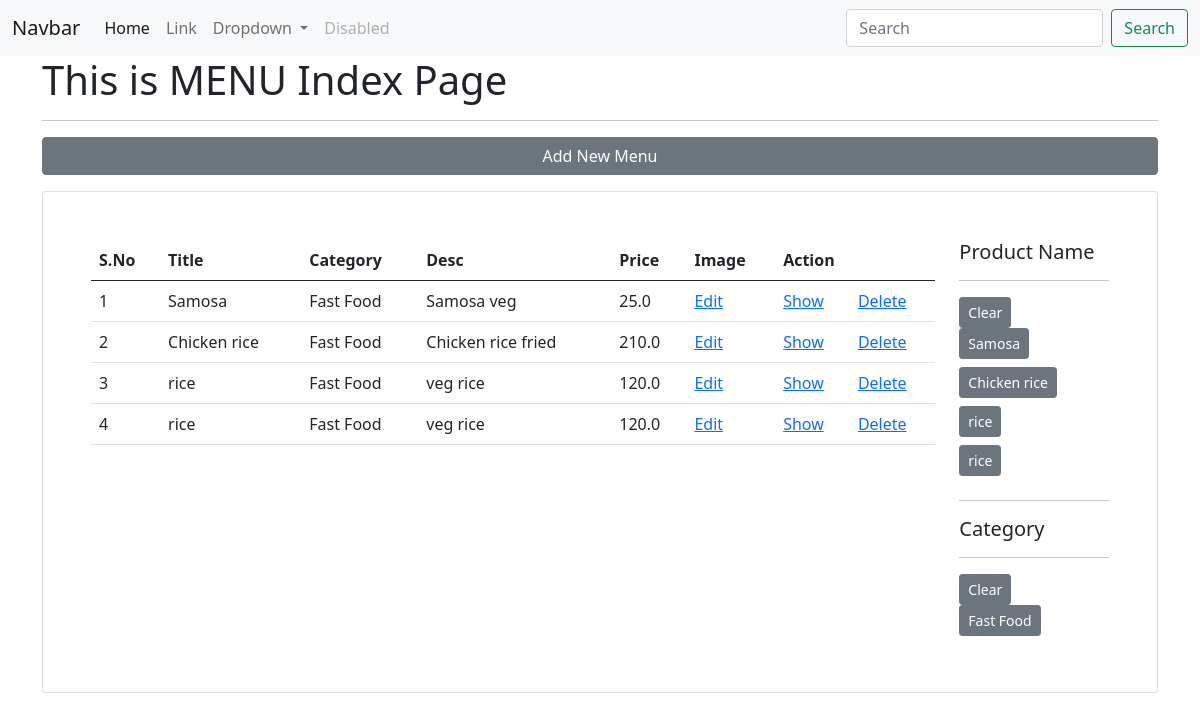
/menu/ (signed in), run on an earlier commit of the app's database.
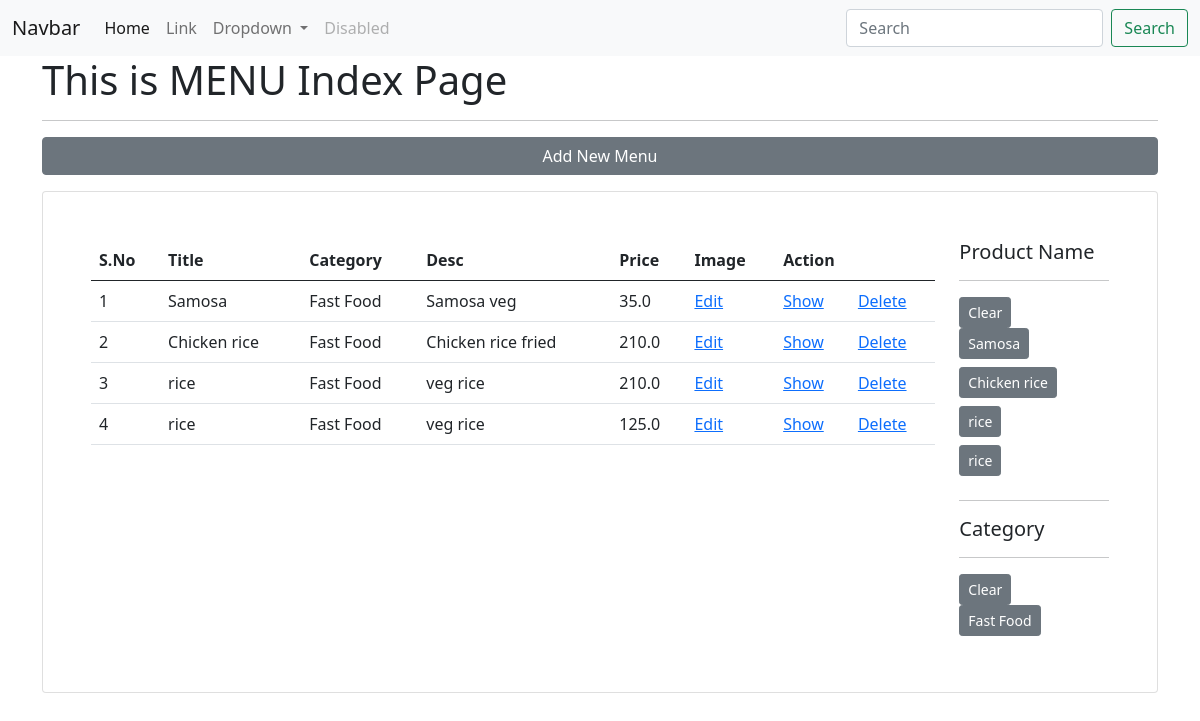
And on a later commit of the database.
### app_restro/models.py (models this page shows, shortened)
class Menu(models.Model):
    menu_title = models.CharField(max_length=50)
    category_id = models.ForeignKey(Category, on_delete=models.CASCADE)
    menu_desc = models.CharField(max_length=200)
    menu_img = models.FileField(upload_to="menu/images/", blank=True)
    menu_ingredient = models.CharField(max_length=200)
    menu_price = models.FloatField()
    class Meta:
        db_table = "app_menus"

class Category(models.Model):
    category_name = models.CharField(max_length=50)
    class Meta:
        db_table = "app_categories"

### app_restro/views.py (the view)
# urls.py: path('menu/', views.menu_index, name='menu-list'),
@login_required(login_url='/authentication/login')
def menu_index(request):
    data = Menu.objects.all()
    categories = Category.objects.all()
    context = {"data": data, "categories": categories}
    if request.method == 'POST':
        if request.POST.get('id') is not None:
            filter_list = Menu.objects.filter(id=request.POST.get('id'))
        if request.POST.get('category_id') is not None:
            filter_list = Menu.objects.filter(category_id=request.POST.get('category_id'))
        context.update({"data":filter_list})
    return render(request, 'menus/index.html', context)

### templates/menus/index.html (shortened to what this page needs)
{% extends "layouts/master.html" %}
{% block content %}
<div class="container">
    <h1>This is MENU Index Page</h1>
    <hr>
    <a href="{% url 'menu-add' %}" class="btn btn-secondary col-12 mb-3">Add New Menu</a>
    <div class="card p-5">
        <div class="row">
            <div class="col-md-10">
                <table class="table table-hover">
                    <thead>
                        <th>S.No</th>
                        <th>Title</th>
                        <th>Category</th>
                        <th>Desc</th>
                        <th>Price</th>
                        <th>Image</th>
                        <th colspan="3">Action</th>
                    </thead>
                    <tbody>
                        {% for val in data %}
                        <tr>
                            <td>{{ forloop.counter }}</td>
                            <td>{{ val.menu_title }}</td>
                            <td>{{ val.category_id.category_name }}</td>
                            <td>{{ val.menu_desc }}</td>
                            <td>{{ val.menu_price }}</td>
                            <td><a href="{% url 'menu-edit' val.id %}">Edit</a></td>
                            <td><a href="{% url 'menu-show' val.id %}">Show</a></td>
                            <td><a href="{% url 'menu-delete' val.id %}">Delete</a></td>
                        </tr>
                        {% endfor %}
                    </tbody>
                </table>
            </div>
            <div class="col-md-2">
                <h5>Product Name</h5>
                <hr>
                <a href="{% url 'menu-list' %}" class="btn btn-sm btn-secondary">Clear</a>
                {% for val in data %}
                <form action="{% url 'menu-list' %}" method="post">
                    <input type="submit" value="{{ val.menu_title}}" class="btn btn-sm btn-secondary mb-2">
                </form>
                {% endfor %}
                <hr>
                <h5>Category</h5>
                <hr>
                <a href="{% url 'menu-list' %}" class="btn btn-sm btn-secondary">Clear</a>
                {% for val in categories %}
                <form action="{% url 'menu-list' %}" method="post">
                    <input type="submit" value="{{ val.category_name}}" class="btn btn-sm btn-secondary mb-2">
                </form>
                {% endfor %}
            </div>
        </div>
    </div>
</div>
{% endblock %}

What changed in the data, as far as the page shows it:
changed Menu "Samosa": menu_price "25.0" → "35.0"
changed Menu (number 3 of 4 on the later page): menu_price "120.0" → "210.0"
changed Menu (number 4 of 4 on the later page): menu_price "120.0" → "125.0"
